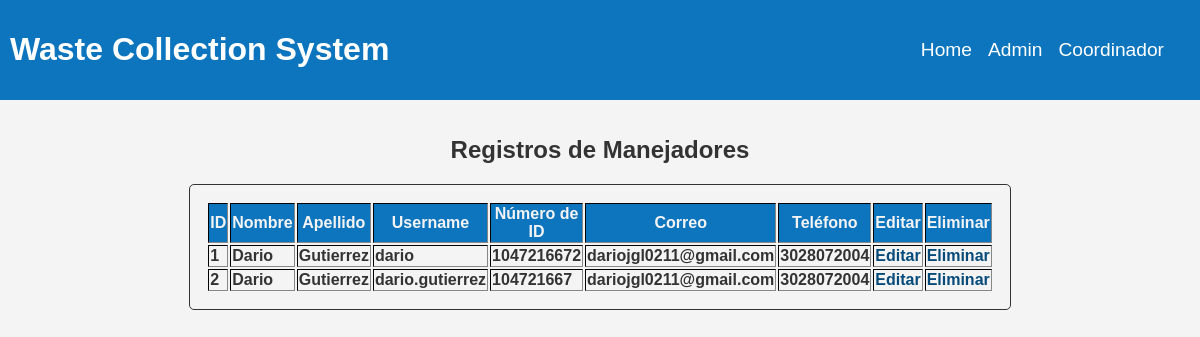
The app's page /manejador/ver, older data.
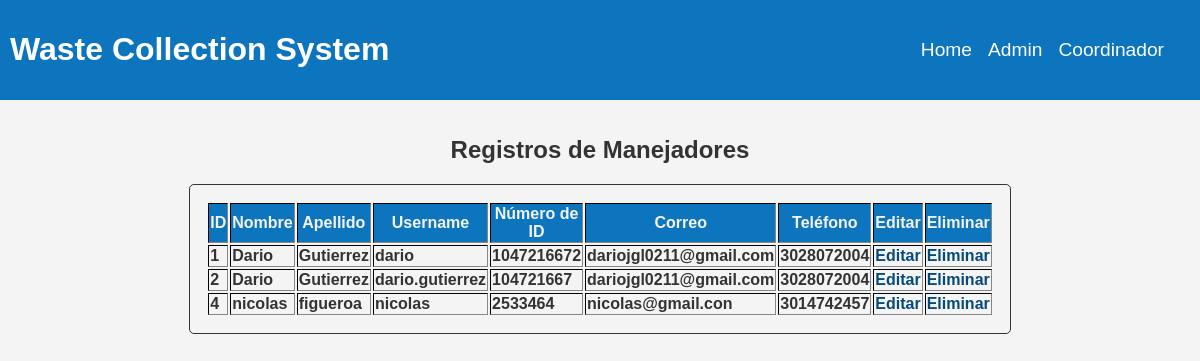
The same page, newer data.
### tables this page shows
CREATE TABLE MANEJADORES (
            ID INTEGER PRIMARY KEY AUTOINCREMENT,
            NOMBRE TEXT,
            APELLIDO TEXT NOT NULL,
            USERNAME TEXT NOT NULL,
            NUM_ID TEXT NOT NULL,
            CORREO TEXT,
            TELEFONO TEXT NOT NULL,
            CONTRASEÑA TEXT
        );

### app/app.py (the view)
@app.route("/manejador/ver")
def ver_manejador():
    conn = sqlite3.connect('instance/WCS.db')
    cursor = conn.cursor()
    cursor.execute('SELECT * FROM manejadores')
    registros = cursor.fetchall()
    conn.close()
    return render_template("manejador/ver_manejador.html", registros=registros)

### app/templates/manejador/ver_manejador.html (shortened to what this page needs)
{% extends 'base.html' %}
{% block content %}
<div class="vista_div">
    <h2>Registros de Manejadores</h2>
    <table border="1">
        <thead>
            <tr>
                <th>ID</th>
                <th>Nombre</th>
                <th>Apellido</th>
                <th>Username</th>
                <th>Número de ID</th>
                <th>Correo</th>
                <th>Teléfono</th>
                <th>Editar</th>
                <th>Eliminar</th>
            </tr>
        </thead>
        <tbody>
            {% for registro in registros %}
            <tr>
                <td>{{ registro[0] }}</td>
                <td>{{ registro[1] }}</td>
                <td>{{ registro[2] }}</td>
                <td>{{ registro[3] }}</td>
                <td>{{ registro[4] }}</td>
                <td>{{ registro[5] }}</td>
                <td>{{ registro[6] }}</td>
                <td><a href="{{ url_for('actualizar_manejador', id=registro[0]) }}">Editar</a></td>
                <td><a href="{{ url_for('eliminar_manejador', id=registro[0]) }}"
                        onclick="return confirm('¿Estás seguro de que quieres eliminar este registro?');">Eliminar</a>
                </td>
            </tr>
            {% endfor %}
        </tbody>
    </table>
</div>
{% endblock %}

Row changes from the older to the newer data that the page shows:
added MANEJADORES: ID "4", NOMBRE "nicolas", APELLIDO "figueroa", USERNAME "nicolas", NUM_ID "2533464", CORREO "nicolas@gmail.con", TELEFONO "3014742457"
